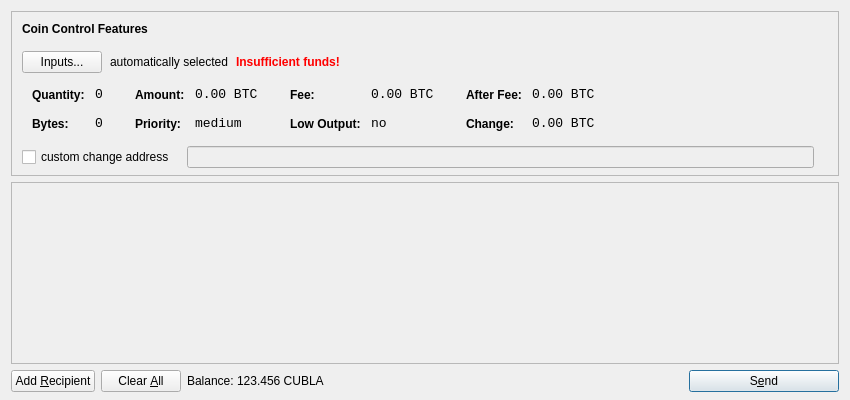
<?xml version="1.0" encoding="UTF-8"?>
<ui version="4.0">
 <class>SendCoinsDialog</class>
 <widget class="QDialog" name="SendCoinsDialog">
  <property name="geometry">
   <rect>
    <x>0</x>
    <y>0</y>
    <width>850</width>
    <height>400</height>
   </rect>
  </property>
  <property name="windowTitle">
   <string>Send Coins</string>
  </property>
  <layout class="QVBoxLayout" name="verticalLayout" stretch="0,1,0">
   <property name="bottomMargin">
    <number>8</number>
   </property>
   <item>
    <widget class="QFrame" name="frameCoinControl">
     <property name="sizePolicy">
      <sizepolicy hsizetype="Expanding" vsizetype="Expanding">
       <horstretch>0</horstretch>
       <verstretch>0</verstretch>
      </sizepolicy>
     </property>
     <property name="maximumSize">
      <size>
       <width>16777215</width>
       <height>16777215</height>
      </size>
     </property>
     <property name="frameShape">
      <enum>QFrame::StyledPanel</enum>
     </property>
     <property name="frameShadow">
      <enum>QFrame::Sunken</enum>
     </property>
     <layout class="QVBoxLayout" name="verticalLayoutCoinControl2">
      <property name="spacing">
       <number>-1</number>
      </property>
      <property name="leftMargin">
       <number>0</number>
      </property>
      <property name="topMargin">
       <number>0</number>
      </property>
      <property name="rightMargin">
       <number>0</number>
      </property>
      <property name="bottomMargin">
       <number>6</number>
      </property>
      <item>
       <layout class="QVBoxLayout" name="verticalLayoutCoinControl" stretch="0,0,0,0,1">
        <property name="spacing">
         <number>0</number>
        </property>
        <property name="leftMargin">
         <number>10</number>
        </property>
        <property name="topMargin">
         <number>10</number>
        </property>
        <item>
         <layout class="QHBoxLayout" name="horizontalLayoutCoinControl1">
          <property name="bottomMargin">
           <number>15</number>
          </property>
          <item>
           <widget class="QLabel" name="labelCoinControlFeatures">
            <property name="sizePolicy">
             <sizepolicy hsizetype="Preferred" vsizetype="Maximum">
              <horstretch>0</horstretch>
              <verstretch>0</verstretch>
             </sizepolicy>
            </property>
            <property name="font">
             <font>
              <weight>75</weight>
              <bold>true</bold>
             </font>
            </property>
            <property name="styleSheet">
             <string notr="true">font-weight:bold;</string>
            </property>
            <property name="text">
             <string>Coin Control Features</string>
            </property>
           </widget>
          </item>
         </layout>
        </item>
        <item>
         <layout class="QHBoxLayout" name="horizontalLayoutCoinControl2" stretch="0,0,0,0">
          <property name="spacing">
           <number>8</number>
          </property>
          <property name="bottomMargin">
           <number>10</number>
          </property>
          <item>
           <widget class="QPushButton" name="pushButtonCoinControl">
            <property name="styleSheet">
             <string notr="true"/>
            </property>
            <property name="text">
             <string>Inputs...</string>
            </property>
           </widget>
          </item>
          <item>
           <widget class="QLabel" name="labelCoinControlAutomaticallySelected">
            <property name="text">
             <string>automatically selected</string>
            </property>
            <property name="margin">
             <number>5</number>
            </property>
           </widget>
          </item>
          <item>
           <widget class="QLabel" name="labelCoinControlInsuffFunds">
            <property name="font">
             <font>
              <weight>75</weight>
              <bold>true</bold>
             </font>
            </property>
            <property name="styleSheet">
             <string notr="true">color:red;font-weight:bold;</string>
            </property>
            <property name="text">
             <string>Insufficient funds!</string>
            </property>
            <property name="margin">
             <number>5</number>
            </property>
           </widget>
          </item>
          <item>
           <spacer name="horizontalSpacerCoinControl">
            <property name="orientation">
             <enum>Qt::Horizontal</enum>
            </property>
            <property name="sizeHint" stdset="0">
             <size>
              <width>40</width>
              <height>1</height>
             </size>
            </property>
           </spacer>
          </item>
         </layout>
        </item>
        <item>
         <widget class="QWidget" name="widgetCoinControl" native="true">
          <property name="sizePolicy">
           <sizepolicy hsizetype="Preferred" vsizetype="Preferred">
            <horstretch>0</horstretch>
            <verstretch>0</verstretch>
           </sizepolicy>
          </property>
          <property name="minimumSize">
           <size>
            <width>0</width>
            <height>0</height>
           </size>
          </property>
          <property name="styleSheet">
           <string notr="true"/>
          </property>
          <layout class="QHBoxLayout" name="horizontalLayoutCoinControl5">
           <property name="margin">
            <number>0</number>
           </property>
           <item>
            <layout class="QHBoxLayout" name="horizontalLayoutCoinControl3" stretch="0,0,0,1">
             <property name="spacing">
              <number>20</number>
             </property>
             <property name="topMargin">
              <number>0</number>
             </property>
             <property name="bottomMargin">
              <number>10</number>
             </property>
             <item>
              <layout class="QFormLayout" name="formLayoutCoinControl1">
               <property name="horizontalSpacing">
                <number>10</number>
               </property>
               <property name="verticalSpacing">
                <number>14</number>
               </property>
               <property name="leftMargin">
                <number>10</number>
               </property>
               <property name="topMargin">
                <number>4</number>
               </property>
               <property name="rightMargin">
                <number>6</number>
               </property>
               <item row="0" column="0">
                <widget class="QLabel" name="labelCoinControlQuantityText">
                 <property name="styleSheet">
                  <string notr="true">font-weight:bold;</string>
                 </property>
                 <property name="text">
                  <string>Quantity:</string>
                 </property>
                 <property name="margin">
                  <number>0</number>
                 </property>
                </widget>
               </item>
               <item row="0" column="1">
                <widget class="QLabel" name="labelCoinControlQuantity">
                 <property name="font">
                  <font>
                   <family>Monospace</family>
                   <pointsize>10</pointsize>
                  </font>
                 </property>
                 <property name="cursor">
                  <cursorShape>IBeamCursor</cursorShape>
                 </property>
                 <property name="contextMenuPolicy">
                  <enum>Qt::ActionsContextMenu</enum>
                 </property>
                 <property name="text">
                  <string notr="true">0</string>
                 </property>
                 <property name="margin">
                  <number>0</number>
                 </property>
                 <property name="textInteractionFlags">
                  <set>Qt::LinksAccessibleByMouse|Qt::TextSelectableByKeyboard|Qt::TextSelectableByMouse</set>
                 </property>
                </widget>
               </item>
               <item row="1" column="0">
                <widget class="QLabel" name="labelCoinControlBytesText">
                 <property name="styleSheet">
                  <string notr="true">font-weight:bold;</string>
                 </property>
                 <property name="text">
                  <string>Bytes:</string>
                 </property>
                </widget>
               </item>
               <item row="1" column="1">
                <widget class="QLabel" name="labelCoinControlBytes">
                 <property name="font">
                  <font>
                   <family>Monospace</family>
                   <pointsize>10</pointsize>
                  </font>
                 </property>
                 <property name="cursor">
                  <cursorShape>IBeamCursor</cursorShape>
                 </property>
                 <property name="contextMenuPolicy">
                  <enum>Qt::ActionsContextMenu</enum>
                 </property>
                 <property name="text">
                  <string notr="true">0</string>
                 </property>
                 <property name="textInteractionFlags">
                  <set>Qt::LinksAccessibleByMouse|Qt::TextSelectableByKeyboard|Qt::TextSelectableByMouse</set>
                 </property>
                </widget>
               </item>
              </layout>
             </item>
             <item>
              <layout class="QFormLayout" name="formLayoutCoinControl2">
               <property name="horizontalSpacing">
                <number>10</number>
               </property>
               <property name="verticalSpacing">
                <number>14</number>
               </property>
               <property name="leftMargin">
                <number>6</number>
               </property>
               <property name="topMargin">
                <number>4</number>
               </property>
               <property name="rightMargin">
                <number>6</number>
               </property>
               <item row="0" column="0">
                <widget class="QLabel" name="labelCoinControlAmountText">
                 <property name="styleSheet">
                  <string notr="true">font-weight:bold;</string>
                 </property>
                 <property name="text">
                  <string>Amount:</string>
                 </property>
                 <property name="margin">
                  <number>0</number>
                 </property>
                </widget>
               </item>
               <item row="0" column="1">
                <widget class="QLabel" name="labelCoinControlAmount">
                 <property name="font">
                  <font>
                   <family>Monospace</family>
                   <pointsize>10</pointsize>
                  </font>
                 </property>
                 <property name="cursor">
                  <cursorShape>IBeamCursor</cursorShape>
                 </property>
                 <property name="contextMenuPolicy">
                  <enum>Qt::ActionsContextMenu</enum>
                 </property>
                 <property name="text">
                  <string notr="true">0.00 BTC</string>
                 </property>
                 <property name="textInteractionFlags">
                  <set>Qt::LinksAccessibleByMouse|Qt::TextSelectableByKeyboard|Qt::TextSelectableByMouse</set>
                 </property>
                </widget>
               </item>
               <item row="1" column="0">
                <widget class="QLabel" name="labelCoinControlPriorityText">
                 <property name="styleSheet">
                  <string notr="true">font-weight:bold;</string>
                 </property>
                 <property name="text">
                  <string>Priority:</string>
                 </property>
                </widget>
               </item>
               <item row="1" column="1">
                <widget class="QLabel" name="labelCoinControlPriority">
                 <property name="font">
                  <font>
                   <family>Monospace</family>
                   <pointsize>10</pointsize>
                  </font>
                 </property>
                 <property name="cursor">
                  <cursorShape>IBeamCursor</cursorShape>
                 </property>
                 <property name="contextMenuPolicy">
                  <enum>Qt::ActionsContextMenu</enum>
                 </property>
                 <property name="text">
                  <string>medium</string>
                 </property>
                 <property name="textInteractionFlags">
                  <set>Qt::LinksAccessibleByMouse|Qt::TextSelectableByKeyboard|Qt::TextSelectableByMouse</set>
                 </property>
                </widget>
               </item>
              </layout>
             </item>
             <item>
              <layout class="QFormLayout" name="formLayoutCoinControl3">
               <property name="horizontalSpacing">
                <number>10</number>
               </property>
               <property name="verticalSpacing">
                <number>14</number>
               </property>
               <property name="leftMargin">
                <number>6</number>
               </property>
               <property name="topMargin">
                <number>4</number>
               </property>
               <property name="rightMargin">
                <number>6</number>
               </property>
               <item row="0" column="0">
                <widget class="QLabel" name="labelCoinControlFeeText">
                 <property name="styleSheet">
                  <string notr="true">font-weight:bold;</string>
                 </property>
                 <property name="text">
                  <string>Fee:</string>
                 </property>
                 <property name="margin">
                  <number>0</number>
                 </property>
                </widget>
               </item>
               <item row="0" column="1">
                <widget class="QLabel" name="labelCoinControlFee">
                 <property name="font">
                  <font>
                   <family>Monospace</family>
                   <pointsize>10</pointsize>
                  </font>
                 </property>
                 <property name="cursor">
                  <cursorShape>IBeamCursor</cursorShape>
                 </property>
                 <property name="contextMenuPolicy">
                  <enum>Qt::ActionsContextMenu</enum>
                 </property>
                 <property name="text">
                  <string notr="true">0.00 BTC</string>
                 </property>
                 <property name="textInteractionFlags">
                  <set>Qt::LinksAccessibleByMouse|Qt::TextSelectableByKeyboard|Qt::TextSelectableByMouse</set>
                 </property>
                </widget>
               </item>
               <item row="1" column="0">
                <widget class="QLabel" name="labelCoinControlLowOutputText">
                 <property name="styleSheet">
                  <string notr="true">font-weight:bold;</string>
                 </property>
                 <property name="text">
                  <string>Low Output:</string>
                 </property>
                </widget>
               </item>
               <item row="1" column="1">
                <widget class="QLabel" name="labelCoinControlLowOutput">
                 <property name="font">
                  <font>
                   <family>Monospace</family>
                   <pointsize>10</pointsize>
                  </font>
                 </property>
                 <property name="cursor">
                  <cursorShape>IBeamCursor</cursorShape>
                 </property>
                 <property name="contextMenuPolicy">
                  <enum>Qt::ActionsContextMenu</enum>
                 </property>
                 <property name="text">
                  <string>no</string>
                 </property>
                 <property name="textInteractionFlags">
                  <set>Qt::LinksAccessibleByMouse|Qt::TextSelectableByKeyboard|Qt::TextSelectableByMouse</set>
                 </property>
                </widget>
               </item>
              </layout>
             </item>
             <item>
              <layout class="QFormLayout" name="formLayoutCoinControl4">
               <property name="horizontalSpacing">
                <number>10</number>
               </property>
               <property name="verticalSpacing">
                <number>14</number>
               </property>
               <property name="leftMargin">
                <number>6</number>
               </property>
               <property name="topMargin">
                <number>4</number>
               </property>
               <property name="rightMargin">
                <number>6</number>
               </property>
               <item row="0" column="0">
                <widget class="QLabel" name="labelCoinControlAfterFeeText">
                 <property name="styleSheet">
                  <string notr="true">font-weight:bold;</string>
                 </property>
                 <property name="text">
                  <string>After Fee:</string>
                 </property>
                 <property name="margin">
                  <number>0</number>
                 </property>
                </widget>
               </item>
               <item row="0" column="1">
                <widget class="QLabel" name="labelCoinControlAfterFee">
                 <property name="font">
                  <font>
                   <family>Monospace</family>
                   <pointsize>10</pointsize>
                  </font>
                 </property>
                 <property name="cursor">
                  <cursorShape>IBeamCursor</cursorShape>
                 </property>
                 <property name="contextMenuPolicy">
                  <enum>Qt::ActionsContextMenu</enum>
                 </property>
                 <property name="text">
                  <string notr="true">0.00 BTC</string>
                 </property>
                 <property name="textInteractionFlags">
                  <set>Qt::LinksAccessibleByMouse|Qt::TextSelectableByKeyboard|Qt::TextSelectableByMouse</set>
                 </property>
                </widget>
               </item>
               <item row="1" column="0">
                <widget class="QLabel" name="labelCoinControlChangeText">
                 <property name="styleSheet">
                  <string notr="true">font-weight:bold;</string>
                 </property>
                 <property name="text">
                  <string>Change:</string>
                 </property>
                </widget>
               </item>
               <item row="1" column="1">
                <widget class="QLabel" name="labelCoinControlChange">
                 <property name="font">
                  <font>
                   <family>Monospace</family>
                   <pointsize>10</pointsize>
                  </font>
                 </property>
                 <property name="cursor">
                  <cursorShape>IBeamCursor</cursorShape>
                 </property>
                 <property name="contextMenuPolicy">
                  <enum>Qt::ActionsContextMenu</enum>
                 </property>
                 <property name="text">
                  <string notr="true">0.00 BTC</string>
                 </property>
                 <property name="textInteractionFlags">
                  <set>Qt::LinksAccessibleByMouse|Qt::TextSelectableByKeyboard|Qt::TextSelectableByMouse</set>
                 </property>
                </widget>
               </item>
              </layout>
             </item>
            </layout>
           </item>
          </layout>
         </widget>
        </item>
        <item>
         <layout class="QHBoxLayout" name="horizontalLayoutCoinControl4" stretch="0,0,0">
          <property name="spacing">
           <number>12</number>
          </property>
          <property name="sizeConstraint">
           <enum>QLayout::SetDefaultConstraint</enum>
          </property>
          <property name="topMargin">
           <number>5</number>
          </property>
          <property name="rightMargin">
           <number>5</number>
          </property>
          <item>
           <widget class="QCheckBox" name="checkBoxCoinControlChange">
            <property name="text">
             <string>custom change address</string>
            </property>
           </widget>
          </item>
          <item>
           <widget class="QLineEdit" name="lineEditCoinControlChange">
            <property name="enabled">
             <bool>false</bool>
            </property>
            <property name="sizePolicy">
             <sizepolicy hsizetype="Expanding" vsizetype="Fixed">
              <horstretch>0</horstretch>
              <verstretch>0</verstretch>
             </sizepolicy>
            </property>
           </widget>
          </item>
          <item>
           <widget class="QLabel" name="labelCoinControlChangeLabel">
            <property name="sizePolicy">
             <sizepolicy hsizetype="Preferred" vsizetype="Expanding">
              <horstretch>0</horstretch>
              <verstretch>0</verstretch>
             </sizepolicy>
            </property>
            <property name="minimumSize">
             <size>
              <width>0</width>
              <height>0</height>
             </size>
            </property>
            <property name="text">
             <string/>
            </property>
            <property name="margin">
             <number>3</number>
            </property>
           </widget>
          </item>
         </layout>
        </item>
        <item>
         <spacer name="verticalSpacerCoinControl">
          <property name="orientation">
           <enum>Qt::Vertical</enum>
          </property>
          <property name="sizeHint" stdset="0">
           <size>
            <width>800</width>
            <height>1</height>
           </size>
          </property>
         </spacer>
        </item>
       </layout>
      </item>
     </layout>
    </widget>
   </item>
   <item>
    <widget class="QScrollArea" name="scrollArea">
     <property name="widgetResizable">
      <bool>true</bool>
     </property>
     <widget class="QWidget" name="scrollAreaWidgetContents">
      <property name="geometry">
       <rect>
        <x>0</x>
        <y>0</y>
        <width>830</width>
        <height>165</height>
       </rect>
      </property>
      <layout class="QVBoxLayout" name="verticalLayout_2">
       <property name="margin">
        <number>0</number>
       </property>
       <item>
        <layout class="QVBoxLayout" name="entries">
         <property name="spacing">
          <number>6</number>
         </property>
        </layout>
       </item>
       <item>
        <spacer name="verticalSpacer">
         <property name="orientation">
          <enum>Qt::Vertical</enum>
         </property>
         <property name="sizeHint" stdset="0">
          <size>
           <width>20</width>
           <height>40</height>
          </size>
         </property>
        </spacer>
       </item>
      </layout>
     </widget>
    </widget>
   </item>
   <item>
    <layout class="QHBoxLayout" name="horizontalLayout">
     <item>
      <widget class="QPushButton" name="addButton">
       <property name="toolTip">
        <string>Send to multiple recipients at once</string>
       </property>
       <property name="text">
        <string>Add &amp;Recipient</string>
       </property>
       <property name="icon">
        <iconset resource="../bitcoin.qrc">
         <normaloff>:/icons/add</normaloff>:/icons/add</iconset>
       </property>
       <property name="autoDefault">
        <bool>false</bool>
       </property>
      </widget>
     </item>
     <item>
      <widget class="QPushButton" name="clearButton">
       <property name="sizePolicy">
        <sizepolicy hsizetype="Minimum" vsizetype="Fixed">
         <horstretch>0</horstretch>
         <verstretch>0</verstretch>
        </sizepolicy>
       </property>
       <property name="toolTip">
        <string>Remove all transaction fields</string>
       </property>
       <property name="text">
        <string>Clear &amp;All</string>
       </property>
       <property name="icon">
        <iconset resource="../bitcoin.qrc">
         <normaloff>:/icons/remove</normaloff>:/icons/remove</iconset>
       </property>
       <property name="autoRepeatDelay">
        <number>300</number>
       </property>
       <property name="autoDefault">
        <bool>false</bool>
       </property>
      </widget>
     </item>
     <item>
      <layout class="QHBoxLayout" name="horizontalLayout_2">
       <property name="spacing">
        <number>3</number>
       </property>
       <item>
        <widget class="QLabel" name="label">
         <property name="text">
          <string>Balance:</string>
         </property>
        </widget>
       </item>
       <item>
        <widget class="QLabel" name="labelBalance">
         <property name="cursor">
          <cursorShape>IBeamCursor</cursorShape>
         </property>
         <property name="text">
          <string>123.456 CUBLA</string>
         </property>
         <property name="textInteractionFlags">
          <set>Qt::LinksAccessibleByMouse|Qt::TextSelectableByKeyboard|Qt::TextSelectableByMouse</set>
         </property>
        </widget>
       </item>
      </layout>
     </item>
     <item>
      <spacer name="horizontalSpacer">
       <property name="orientation">
        <enum>Qt::Horizontal</enum>
       </property>
       <property name="sizeHint" stdset="0">
        <size>
         <width>40</width>
         <height>20</height>
        </size>
       </property>
      </spacer>
     </item>
     <item>
      <widget class="QPushButton" name="sendButton">
       <property name="minimumSize">
        <size>
         <width>150</width>
         <height>0</height>
        </size>
       </property>
       <property name="toolTip">
        <string>Confirm the send action</string>
       </property>
       <property name="text">
        <string>S&amp;end</string>
       </property>
       <property name="icon">
        <iconset resource="../bitcoin.qrc">
         <normaloff>:/icons/send</normaloff>:/icons/send</iconset>
       </property>
       <property name="default">
        <bool>true</bool>
       </property>
      </widget>
     </item>
    </layout>
   </item>
  </layout>
 </widget>
 <resources>
  <include location="../bitcoin.qrc"/>
 </resources>
 <connections/>
</ui>
